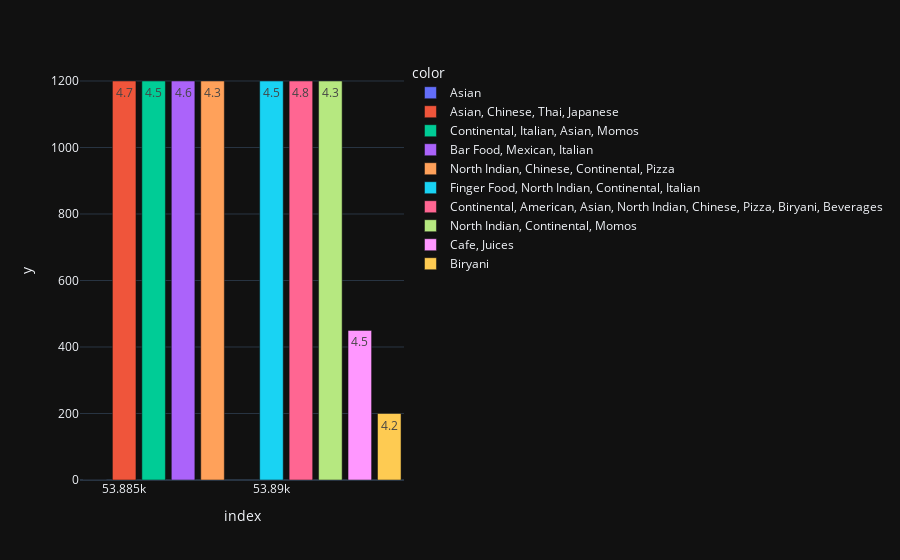

The notebook cell saved with this chart:
### Code cell
plt.figure(figsize=(45,5))
px.bar(Delhi.name.head(10),y=Delhi.average_cost_for_two.head(10),text=Delhi.aggregate_rating.head(10),color=Delhi.cuisines.head(10),template="plotly_dark")

### Figure 1 — Plotly figure (JSON) as saved in the notebook; plotly's stock layout.template omitted (floating-point values rounded to 4 significant figures)
{"data": [{"alignmentgroup": "True", "hovertemplate": "color=Asian<br>index=%{x}<br>y=%{y}<br>text=%{text}<extra></extra>", "legendgroup": "Asian", "marker": {"color": "#636efa", "pattern": {"shape": ""}}, "name": "Asian", "offsetgroup": "Asian", "orientation": "v", "showlegend": true, "text": [4.9], "textposition": "auto", "type": "bar", "x": [53884], "xaxis": "x", "y": [0], "yaxis": "y"}, {"alignmentgroup": "True", "hovertemplate": "color=Asian, Chinese, Thai, Japanese<br>index=%{x}<br>y=%{y}<br>text=%{text}<extra></extra>", "legendgroup": "Asian, Chinese, Thai, Japanese", "marker": {"color": "#EF553B", "pattern": {"shape": ""}}, "name": "Asian, Chinese, Thai, Japanese", "offsetgroup": "Asian, Chinese, Thai, Japanese", "orientation": "v", "showlegend": true, "text": [4.7], "textposition": "auto", "type": "bar", "x": [53885], "xaxis": "x", "y": [1200], "yaxis": "y"}, {"alignmentgroup": "True", "hovertemplate": "color=Continental, Italian, Asian, Momos<br>index=%{x}<br>y=%{y}<br>text=%{text}<extra></extra>", "legendgroup": "Continental, Italian, Asian, Momos", "marker": {"color": "#00cc96", "pattern": {"shape": ""}}, "name": "Continental, Italian, Asian, Momos", "offsetgroup": "Continental, Italian, Asian, Momos", "orientation": "v", "showlegend": true, "text": [4.5], "textposition": "auto", "type": "bar", "x": [53886], "xaxis": "x", "y": [1200], "yaxis": "y"}, {"alignmentgroup": "True", "hovertemplate": "color=Bar Food, Mexican, Italian<br>index=%{x}<br>y=%{y}<br>text=%{text}<extra></extra>", "legendgroup": "Bar Food, Mexican, Italian", "marker": {"color": "#ab63fa", "pattern": {"shape": ""}}, "name": "Bar Food, Mexican, Italian", "offsetgroup": "Bar Food, Mexican, Italian", "orientation": "v", "showlegend": true, "text": [4.6], "textposition": "auto", "type": "bar", "x": [53887], "xaxis": "x", "y": [1200], "yaxis": "y"}, {"alignmentgroup": "True", "hovertemplate": "color=North Indian, Chinese, Continental, Pizza<br>index=%{x}<br>y=%{y}<br>text=%{text}<extra></extra>", "legendgroup": "North Indian, Chinese, Continental, Pizza", "marker": {"color": "#FFA15A", "pattern": {"shape": ""}}, "name": "North Indian, Chinese, Continental, Pizza", "offsetgroup": "North Indian, Chinese, Continental, Pizza", "orientation": "v", "showlegend": true, "text": [4.3], "textposition": "auto", "type": "bar", "x": [53888], "xaxis": "x", "y": [1200], "yaxis": "y"}, {"alignmentgroup": "True", "hovertemplate": "color=Finger Food, North Indian, Continental, Italian<br>index=%{x}<br>y=%{y}<br>text=%{text}<extra></extra>", "legendgroup": "Finger Food, North Indian, Continental, Italian", "marker": {"color": "#19d3f3", "pattern": {"shape": ""}}, "name": "Finger Food, North Indian, Continental, Italian", "offsetgroup": "Finger Food, North Indian, Continental, Italian", "orientation": "v", "showlegend": true, "text": [4.5], "textposition": "auto", "type": "bar", "x": [53890], "xaxis": "x", "y": [1200], "yaxis": "y"}, {"alignmentgroup": "True", "hovertemplate": "color=Continental, American, Asian, North Indian, Chinese, Pizza, Biryani, Beverages<br>index=%{x}<br>y=%{y}<br>text=%{text}<extra></extra>", "legendgroup": "Continental, American, Asian, North Indian, Chinese, Pizza, Biryani, Beverages", "marker": {"color": "#FF6692", "pattern": {"shape": ""}}, "name": "Continental, American, Asian, North Indian, Chinese, Pizza, Biryani, Beverages", "offsetgroup": "Continental, American, Asian, North Indian, Chinese, Pizza, Biryani, Beverages", "orientation": "v", "showlegend": true, "text": [4.8], "textposition": "auto", "type": "bar", "x": [53891], "xaxis": "x", "y": [1200], "yaxis": "y"}, {"alignmentgroup": "True", "hovertemplate": "color=North Indian, Continental, Momos<br>index=%{x}<br>y=%{y}<br>text=%{text}<extra></extra>", "legendgroup": "North Indian, Continental, Momos", "marker": {"color": "#B6E880", "pattern": {"shape": ""}}, "name": "North Indian, Continental, Momos", "offsetgroup": "North Indian, Continental, Momos", "orientation": "v", "showlegend": true, "text": [4.3], "textposition": "auto", "type": "bar", "x": [53892], "xaxis": "x", "y": [1200], "yaxis": "y"}, {"alignmentgroup": "True", "hovertemplate": "color=Cafe, Juices<br>index=%{x}<br>y=%{y}<br>text=%{text}<extra></extra>", "legendgroup": "Cafe, Juices", "marker": {"color": "#FF97FF", "pattern": {"shape": ""}}, "name": "Cafe, Juices", "offsetgroup": "Cafe, Juices", "orientation": "v", "showlegend": true, "text": [4.5], "textposition": "auto", "type": "bar", "x": [53893], "xaxis": "x", "y": [450], "yaxis": "y"}, {"alignmentgroup": "True", "hovertemplate": "color=Biryani<br>index=%{x}<br>y=%{y}<br>text=%{text}<extra></extra>", "legendgroup": "Biryani", "marker": {"color": "#FECB52", "pattern": {"shape": ""}}, "name": "Biryani", "offsetgroup": "Biryani", "orientation": "v", "showlegend": true, "text": [4.2], "textposition": "auto", "type": "bar", "x": [53894], "xaxis": "x", "y": [200], "yaxis": "y"}], "layout": {"barmode": "relative", "legend": {"title": {"text": "color"}, "tracegroupgap": 0}, "margin": {"t": 60}, "xaxis": {"anchor": "y", "domain": [0, 1], "title": {"text": "index"}}, "yaxis": {"anchor": "x", "domain": [0, 1], "title": {"text": "y"}}}}
